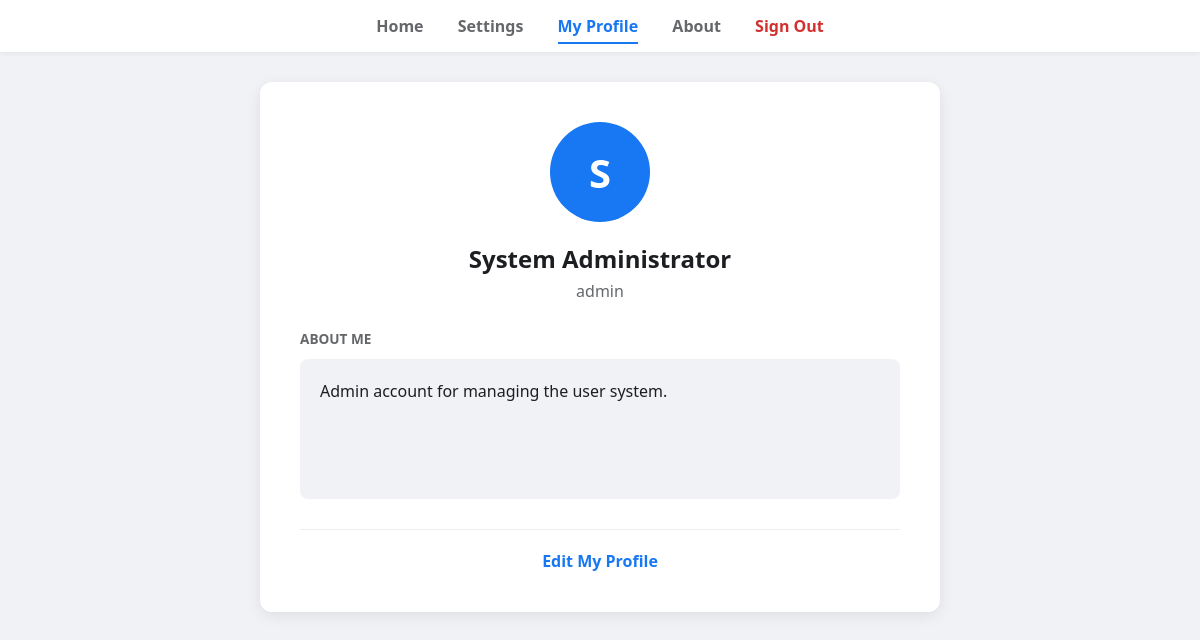
/socialnet/profile.php (signed in), run on the app's committed database.
### tables this page shows
CREATE TABLE `account` (
  `id` INT AUTO_INCREMENT PRIMARY KEY,
  `username` VARCHAR(50) NOT NULL UNIQUE,
  `fullname` VARCHAR(100) NOT NULL,
  `password` VARCHAR(255) NOT NULL,
  `description` TEXT
);

### socialnet/profile.php (the view, shortened to what this page needs)
<?php
$conn = mysqli_connect("localhost", "taidung", "123456", "socialnet");
$owner = isset($_GET['owner']) ? mysqli_real_escape_string($conn, $_GET['owner']) : $_SESSION['username'];
$sql = "SELECT username, fullname, description FROM account WHERE username = '$owner'";
$result = mysqli_query($conn, $sql);
$data = mysqli_fetch_assoc($result);
?>
<!DOCTYPE html>
<html lang="en">
<head>
    <link rel="stylesheet" href="style.css">
</head>
<body>
    <?php include 'menubar.php'; ?>
    <div class="profile-card">
        <div class="avatar-placeholder">
            <?php
                if (function_exists('mb_substr')) {
                    echo htmlspecialchars(mb_substr($data['fullname'], 0, 1, 'UTF-8'));
                } else {
                    echo htmlspecialchars(substr($data['fullname'], 0, 1));
                }
            ?>
        </div>
        <h2 style="margin-bottom: 5px;"><?php echo htmlspecialchars($data['fullname']); ?></h2>
        <p style="color: #65676b; margin-top: 0; margin-bottom: 25px;">
            <?php echo htmlspecialchars($data['username']); ?>
        </p>
        <div style="text-align: left;">
            <label style="font-weight: 600; color: #65676b; font-size: 0.85em; text-transform: uppercase;">About Me</label>
            <div class="description-box">
                <?php
                    if (!empty($data['description'])) {
                        echo nl2br(htmlspecialchars($data['description']));
                    } else {
                        echo "<span style='color: #999; font-style: italic;'>No description provided yet.</span>";
                    }
                ?>
            </div>
        </div>
        <?php if ($owner === $_SESSION['username']): ?>
            <div style="margin-top: 30px; border-top: 1px solid #eee; padding-top: 20px;">
                <a href="setting.php" style="color: #1877f2; text-decoration: none; font-weight: 600;">Edit My Profile</a>
            </div>
        <?php endif; ?>
    </div>
</body>
</html>

### socialnet/style.css (style rules this page uses)
body { font-family: 'Segoe UI', Tahoma, Geneva, Verdana, sans-serif; background-color: #f0f2f5; margin: 0; display: flex; flex-direction: column; align-items: center; color: #1c1e21; }
.profile-card { background: white; padding: 40px; border-radius: 12px; box-shadow: 0 4px 15px rgba(0,0,0,0.08); text-align: center; width: 100%; max-width: 600px; margin: 30px auto; }
.avatar-placeholder { width: 100px; height: 100px; background: #1877f2; color: white; font-size: 40px; font-weight: bold; display: flex; align-items: center; justify-content: center; border-radius: 50%; margin: 0 auto 20px; text-transform: uppercase; }
.description-box { background: #f0f2f5; padding: 20px; border-radius: 8px; min-height: 100px; text-align: left; margin-top: 10px; line-height: 1.6; }

### data on the page
account: fullname "S", fullname "System Administrator", username "admin", description "Admin account for managing the user system."
